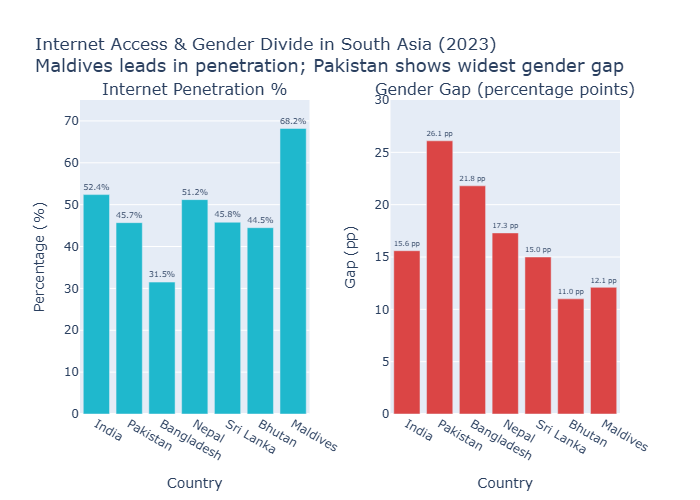

The Python source for this figure:

import plotly.graph_objects as go
from plotly.subplots import make_subplots

# Data
countries = ["India", "Pakistan", "Bangladesh", "Nepal", "Sri Lanka", "Bhutan", "Maldives"]
internet_penetration = [52.4, 45.7, 31.5, 51.2, 45.8, 44.5, 68.2]
gender_gap = [15.6, 26.1, 21.8, 17.3, 15.0, 11.0, 12.1]

# Create subplots with two side-by-side bar charts
fig = make_subplots(
    rows=1, cols=2,
    subplot_titles=("Internet Penetration %", "Gender Gap (percentage points)"),
    horizontal_spacing=0.15
)

# Add Internet Penetration bars (left chart)
fig.add_trace(
    go.Bar(
        x=countries,
        y=internet_penetration,
        text=[f'{v}%' for v in internet_penetration],
        textposition='outside',
        marker_color='#1FB8CD',
        showlegend=False,
        cliponaxis=False
    ),
    row=1, col=1
)

# Add Gender Gap bars (right chart)
fig.add_trace(
    go.Bar(
        x=countries,
        y=gender_gap,
        text=[f'{v} pp' for v in gender_gap],
        textposition='outside',
        marker_color='#DB4545',
        showlegend=False,
        cliponaxis=False
    ),
    row=1, col=2
)

# Update layout
fig.update_layout(
    title={
        "text": "Internet Access & Gender Divide in South Asia (2023)<br><span style='font-size: 18px; font-weight: normal;'>Maldives leads in penetration; Pakistan shows widest gender gap</span>"
    }
)

# Update y-axes with appropriate ranges
fig.update_yaxes(title_text="Percentage (%)", range=[0, 75], row=1, col=1)
fig.update_yaxes(title_text="Gap (pp)", range=[0, 30], row=1, col=2)

# Update x-axes
fig.update_xaxes(title_text="Country", row=1, col=1)
fig.update_xaxes(title_text="Country", row=1, col=2)

fig.update_traces(cliponaxis=False)

# Save as PNG and SVG
fig.write_image('chart.png')
fig.write_image('chart.svg', format='svg')
